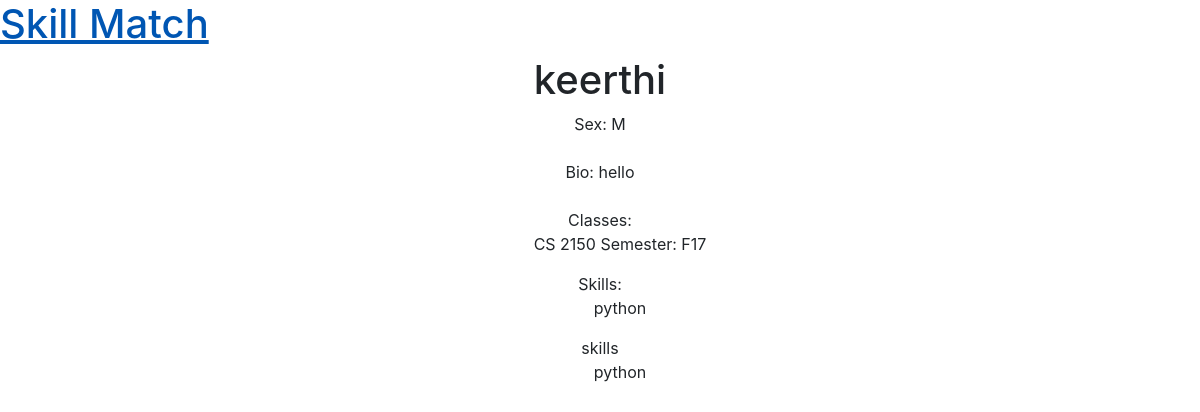
The page /skillMatch/students/blob7/ on the database its author committed.
### skillMatch/models.py (models this page shows, shortened)
class Student(models.Model):
    SEX_CHOICES = [('M', 'Male'), ('F', 'Female')]
    name = models.CharField(max_length=100)
    computing_id = models.CharField(max_length=6, unique= True)
    bio = models.TextField()
    sex = models.CharField(choices=SEX_CHOICES, max_length=1, blank=True)
    classes = models.ManyToManyField('Class',blank=True)
    skills = models.ManyToManyField('Skill', blank=True)

class Class(models.Model):
    prefix = models.CharField(max_length=5)
    course_number = models.CharField(max_length=5)
    professor = models.CharField(max_length=50)
    semester = models.CharField(max_length=50)
    def __str__(self):
        return self.prefix + " "+ self.course_number +" Semester: "+ self.semester

class Skill(models.Model):
    name = models.CharField(max_length=50, unique=True)
    def __str__(self):
        return self.name

### skillMatch/views.py (the view)
# urls.py: path('students/<slug:user_id>/', views.studentProfileView, name='profile'),
def studentProfileView(request, user_id):
    person = get_object_or_404(Student, computing_id=user_id)
    person_classes = person.classes.all()
    person_skills = person.skills.all()
    context = {'person' : person,
                'person_classes' : person_classes,
                'person_skills' : person_skills}
    return render(request, 'skillMatch/student.html', context)

### templates/skillMatch/student.html (shortened to what this page needs)
{% extends 'skillMatch/profile.html' %}
{% load crispy_forms_tags %}
{% block content %}
    <div align="center">
    <h1>{{person.name}}</h1>
    Sex: {{person.sex}}
    <br>
    <br>
    Bio: {{person.bio}}
    <br>
    <br>
    Classes:
        <ul>
        {% for class in person_classes %}
            {{ class }} <br>
        {% endfor %}
        </ul>
    Skills:
        <ul>
        {% for skill in person_skills %}
            {{ skill }} <br>
        {% endfor %}
        </ul>
    skills
    <ul>
    {% for skill in person_skills %}
        {{ skill }}
    {% endfor %}
    </ul>
{% endblock %}

### rows shown on the page
Student: name "keerthi", sex "M", bio "hello"
Class: prefix+course_number+semester "CS 2150 Semester: F17"
Skill: name "python"
